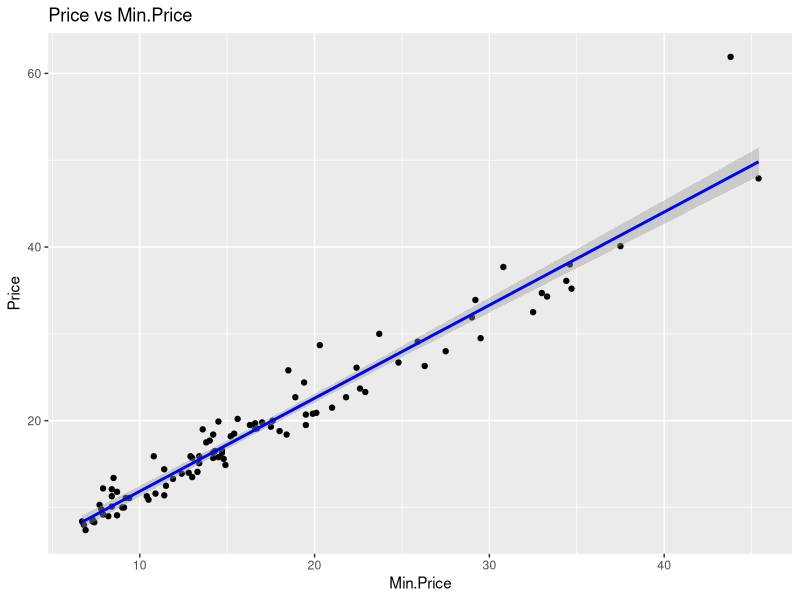
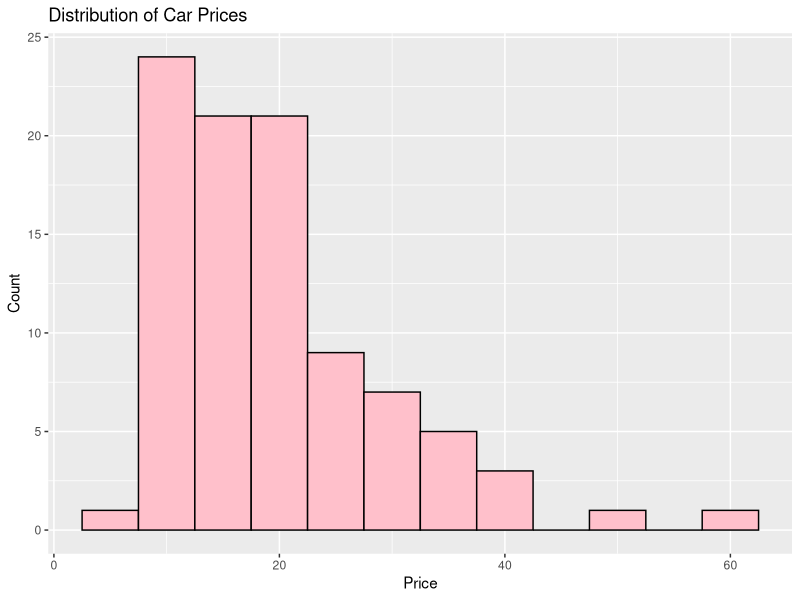
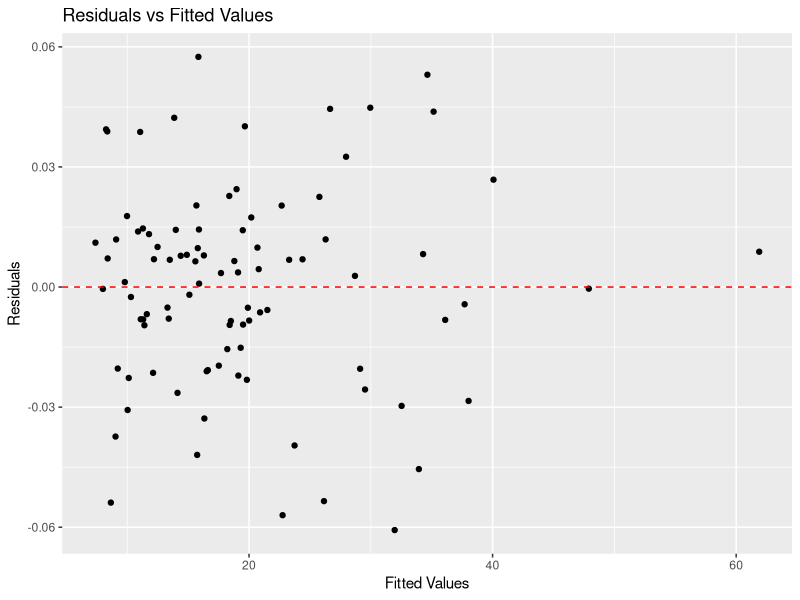

Write R code to recreate these figures, in order.
library(MASS)
data('Cars93')

# 1. Replace missing observations with column means
Cars93 <- sapply(Cars93, function(x) ifelse(is.na(x), mean(x, na.rm = TRUE), x))

# 2. Fit a linear model with Price as dependent variable
Cars93 <- as.data.frame(Cars93)
model <- lm(Price ~ ., data = Cars93)
summary(model)

# 3. All necessary graphs using GGplot
# Plot 1: Price vs Min.Price (as an example of a significant variable relationship)
library(ggplot2)
ggplot(Cars93, aes(x = Min.Price, y = Price)) +
  geom_point() +
  geom_smooth(method = "lm", color = "blue") +
  labs(title = "Price vs Min.Price", x = "Min.Price", y = "Price")

# Plot 2: Distribution of Price
ggplot(Cars93, aes(x = Price)) +
  geom_histogram(binwidth = 5, fill = "pink", color = "black") +
  labs(title = "Distribution of Car Prices", x = "Price", y = "Count")

# Plot 3: Residuals vs Fitted Values from the Linear Model
ggplot(data = model, aes(x = .fitted, y = .resid)) +
  geom_point() +
  geom_hline(yintercept = 0, linetype = "dashed", color = "red") +
  labs(title = "Residuals vs Fitted Values", x = "Fitted Values", y = "Residuals")

# 4. The explanatory variables that are most influential 
significant_variables <- summary(model)$coefficients[,4] < 0.05
names(significant_variables[significant_variables])

# 5. Calculate VIF to check for multicollinearity
library(car)
vifs <- vif(model)
print(vifs)

# 6. Omitting the suspected variables and refitting the model
refined_model <- stepAIC(model, direction = "both")
summary(refined_model)

# 7. Perform model utility test
anova(model, refined_model)

# 8. Find the 99% confidence interval of the slopes for the refitted model
confint(refined_model, level = 0.99)  

